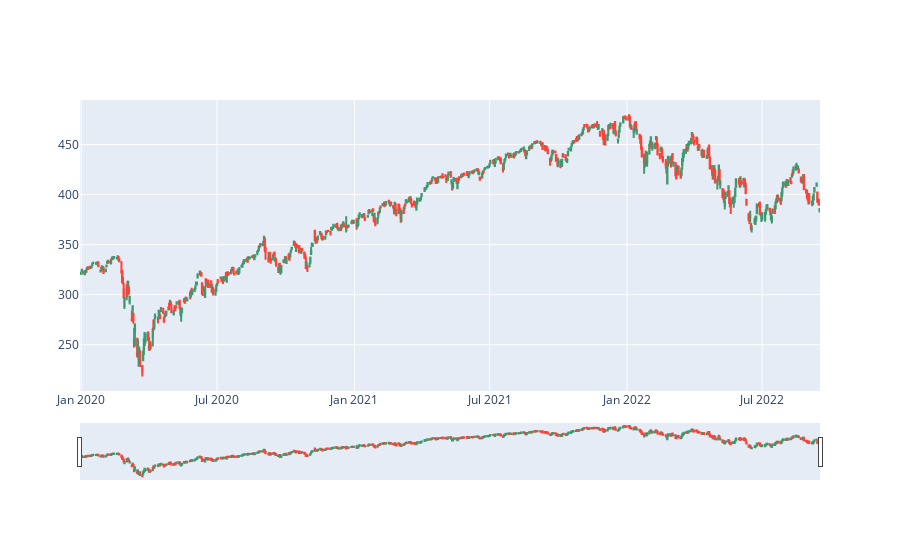

This figure's notebook cell:
### Code cell
# 時間範圍內 K線圖
fig = go.Figure(go.Candlestick(x=df.index,
  open=df['Open'],
  high=df['High'],
  low=df['Low'],
  close=df['Close']))
fig.show()

### Figure 1 — Plotly figure (JSON) as saved in the notebook; plotly's stock layout.template omitted (floating-point values rounded to 4 significant figures; data arrays with more than 128 entries replaced by an {"elided": "..."} marker saying what was removed)
{"data": [{"close": {"elided": "684 float values"}, "high": {"elided": "684 float values"}, "low": {"elided": "684 float values"}, "open": {"elided": "684 float values"}, "type": "candlestick", "x": {"elided": "684 str values"}}], "layout": {}}
